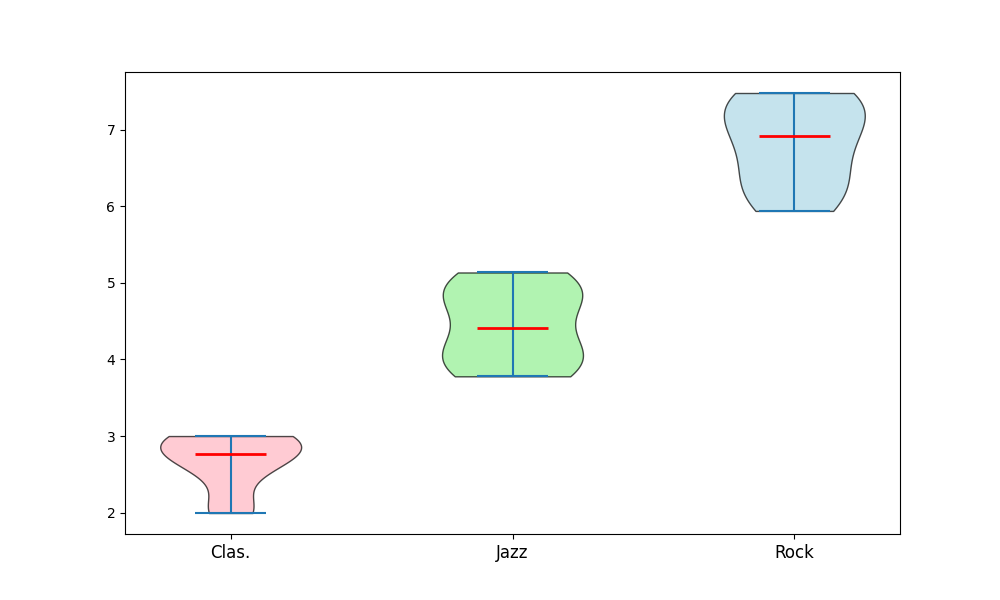

Write Python code to recreate this figure.
import matplotlib.pyplot as plt
import numpy as np

# Data
classical_var = [1.995, 2.07, 2.94, 2.97, 2.7, 2.548, 2.784, 3.0, 3.0, 2.754]
jazz_var = [3.8, 3.78, 4.62, 4.95, 4.968, 4.214, 4.032, 4.1, 5.136, 4.794]
rock_var = [6.175, 5.94, 7.035, 7.48, 7.452, 6.566, 6.24, 6.8, 7.383, 7.14]
violin_plot_data = [classical_var, jazz_var, rock_var]
labels = ["Clas.", "Jazz", "Rock"]

fig, ax = plt.subplots(figsize=(10, 6))
violin_parts = ax.violinplot(violin_plot_data, vert=True, showmeans=False, showmedians=True)

# Manually assigned colors to each data group
colors = ['lightpink', 'lightgreen', 'lightblue']
for pc, color in zip(violin_parts['bodies'], colors):
    pc.set_facecolor(color)
    pc.set_edgecolor('black')
    pc.set_alpha(0.7)

violin_parts['cmedians'].set_color('red')
violin_parts['cmedians'].set_linewidth(2)

ax.set_xticks(np.arange(1, len(labels) + 1))
ax.set_xticklabels(labels, fontsize=12)

plt.show()
